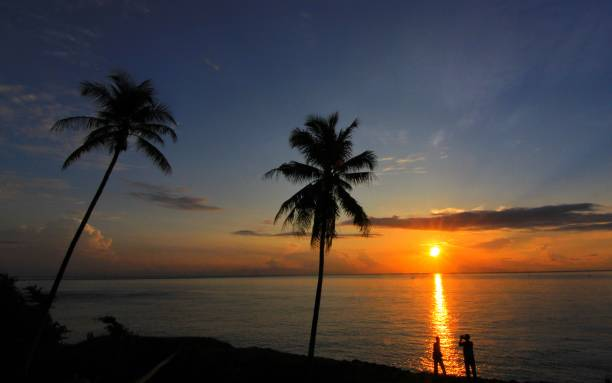
#> input picture Taller_6/Playa.jpg, 612 x 383 px
$ python main.py
#> lines starting #> are read from the running program, lines starting #| are printed output that depends on the picture
import numpy as np
import matplotlib.pyplot as plt

# Punto 1
array_A = np.arange(1, 16)
array_A = array_A.reshape(3, 5)

# Punto 2
suma = np.sum(array_A)
media = np.mean(array_A)
producto = np.prod(array_A)
print(f"Suma: {suma}\nMedia: {media}\nProducto: {producto}")

# Punto 3
print(array_A[1, 1:3])

# Punto 4
array_B = array_A[array_A > 7]
print(array_B)

# Punto 5
array_C = np.array([[4, 26, 17], [3, 10, 7], [11, 3, 2]])
determinante = np.linalg.det(array_C)
print(f"Determinante: {determinante}")
inversa = np.linalg.inv(array_C)
print(f"Inversa:\n{inversa}")

# Punto 6
array_D = np.random.randint(1, 50, 100)
max = np.max(array_D, axis=0)
min = np.min(array_D, axis=0)
media = np.mean(array_D)
desviacion = np.std(array_D)
print(f"Max: {max}\nMin: {min}\nMedia: {media}\nDesviación estándar: {desviacion}")

# Punto 7
x1 = np.linspace(-2*np.pi, 2*np.pi, 100)
y1 = np.sin(x1)

x2 = np.linspace(-2*np.pi, 2*np.pi, 100)
y2 = np.cos(x2)

plt.plot(x1, y1, label="y = sin(x)")
plt.plot(x2, y2, label="y = cos(x)")
plt.title("Funciones seno y coseno")
plt.xlabel("x")
plt.ylabel("y")
plt.show()
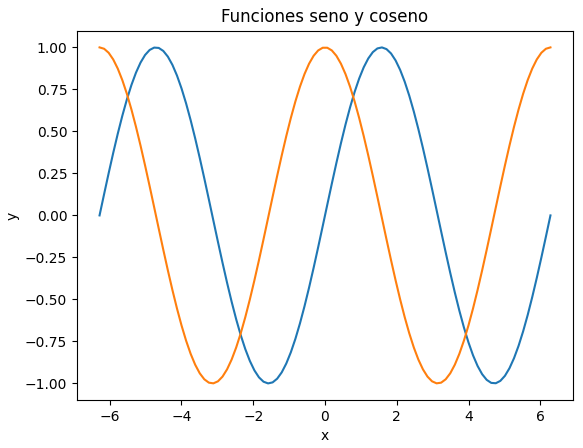
#> figure drawn by matplotlib, 1 panel; curve peaks at x = 1.59, y = 1; curve peaks at x = -6.28, y = 1

# Punto 8
x = np.arange(1, 101)
y = array_D
plt.scatter(x, y)
plt.title("Gráfico de dispersión")
plt.xlabel("x")
plt.ylabel("y")
plt.show()
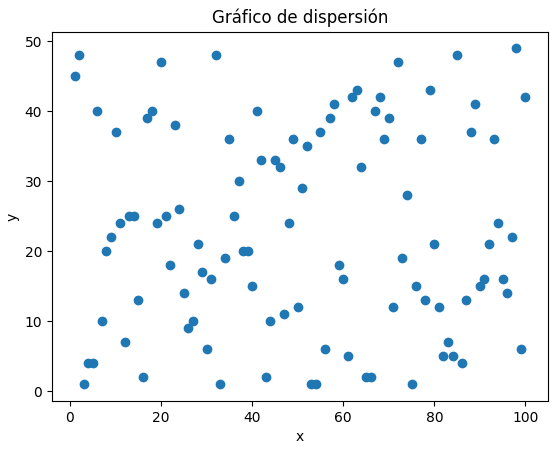
#> figure drawn by matplotlib, 1 panel

# Punto 9
plt.hist(array_D, bins=50)
plt.title("Histograma")
plt.show()
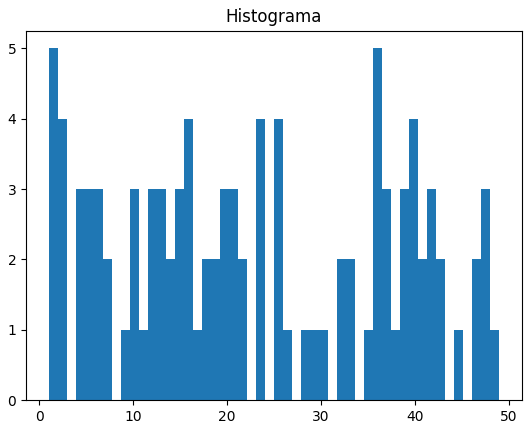
#> figure drawn by matplotlib, 1 panel

# Punto 10
img = np.array(plt.imread("Playa.jpg"))
#> img is the input picture: shape (383, 612, 3); mean R, G, B 73.3, 65.2, 62.9
img_gray = np.mean(img, axis=2)
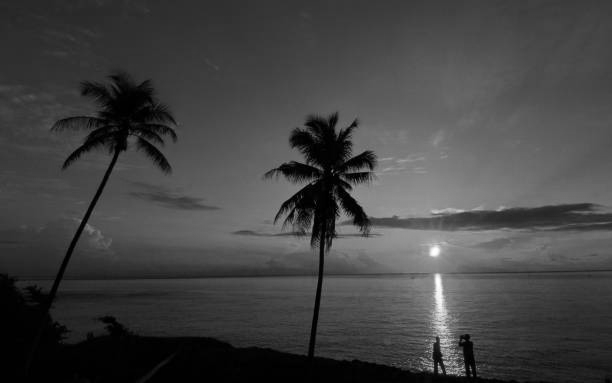
#> img_gray: shape (383, 612) float64; min 0, max 255, mean 67.1
plt.subplot(1, 2, 1)
plt.imshow(img)
plt.title("Imagen original")
plt.axis("off")
plt.subplot(1, 2, 2)
plt.imshow(img_gray, cmap="gray")
plt.title("Imagen en escala de grises")
plt.axis("off")
plt.show()
